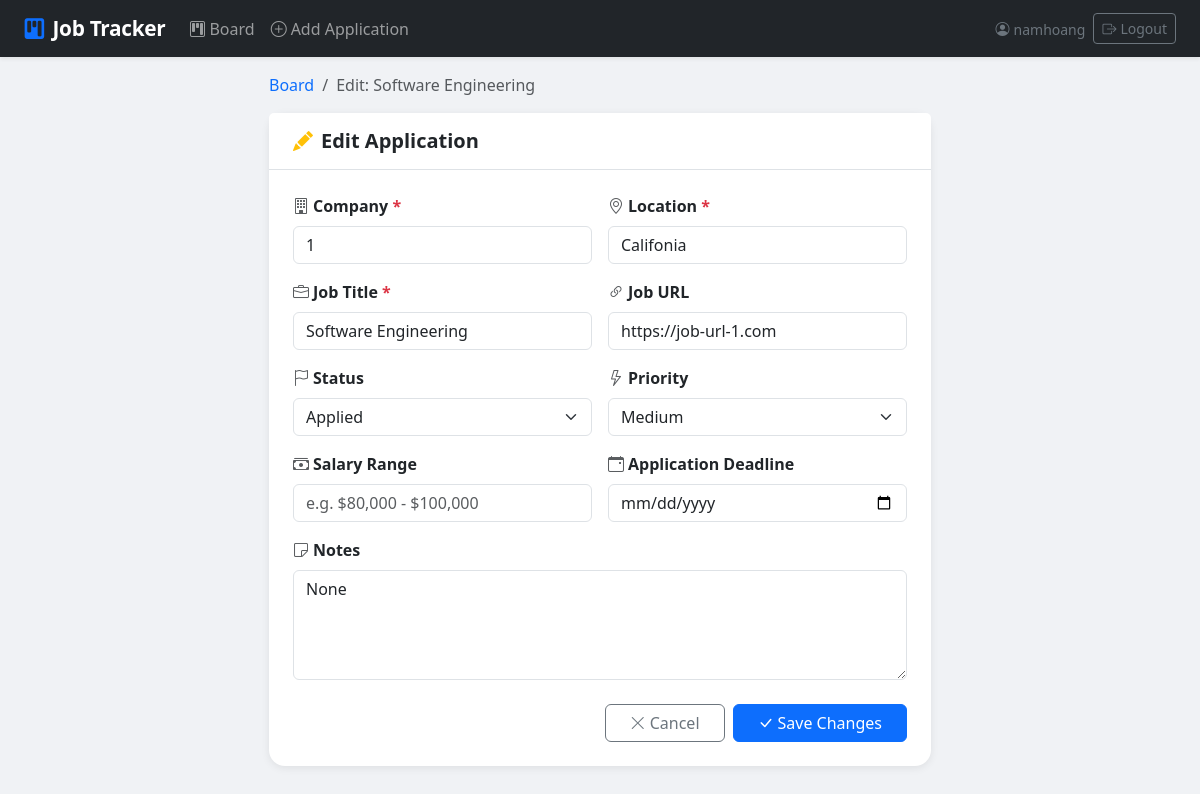
Before: /1/edit/ (signed in) with the older database file.
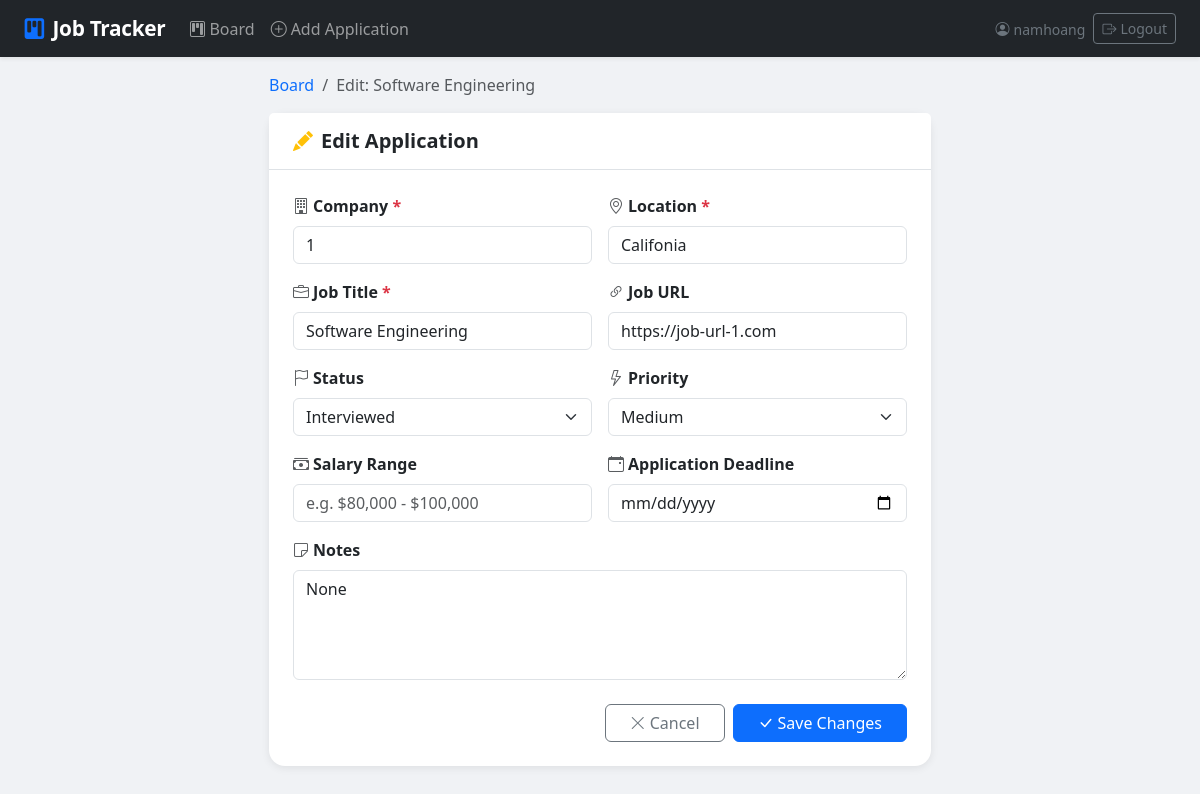
After: the same page with the newer database file.
### applications/models.py (models this page shows, shortened)
class Application(models.Model):
    STATUS_CHOICES = [
        ('APPLIED', 'Applied'),
        ('INTERVIEWED', 'Interviewed'),
        ('OFFER', 'Offer'),
        ('REJECTED', 'Rejected'),
    ]
    PRIORITY_CHOICES = [
        ('LOW', 'Low'),
        ('MEDIUM', 'Medium'),
        ('HIGH', 'High'),
    ]
    user = models.ForeignKey(User, on_delete=models.CASCADE)
    company = models.CharField(max_length=255)
    location = models.CharField(max_length=255)
    job_title = models.CharField(max_length=255)
    job_url = models.URLField(blank=True, null=True)
    status = models.CharField(max_length=20, choices=STATUS_CHOICES, default='APPLIED')
    priority = models.CharField(max_length=10, choices=PRIORITY_CHOICES, default='MEDIUM')
    applied_at = models.DateTimeField(auto_now_add=True)
    deadline = models.DateField(blank=True, null=True)
    salary_range = models.CharField(max_length=100, blank=True, null=True)
    notes = models.TextField(blank=True, null=True)
    class Meta:
        ordering = ['-applied_at']

### applications/views.py (the view)
# urls.py: path('<int:pk>/edit/', views.application_edit, name='application_edit'),
@login_required
def application_edit(request, pk):
    application = get_object_or_404(Application, pk=pk, user=request.user)
    partial = _wants_partial(request)
    if request.method == 'POST':
        form = ApplicationForm(request.POST, instance=application)
        if form.is_valid():
            form.save()
            if partial:
                return JsonResponse({'success': True})
            messages.success(request, 'Application updated successfully!')
            return redirect('application_list')
        elif partial:
            return render(
                request,
                'applications/application_form_partial.html',
                {'form': form, 'action': 'Edit', 'form_action': reverse('application_edit', args=[pk])},
                status=422,
            )
    else:
        form = ApplicationForm(instance=application)
    if partial:
        return render(
            request,
            'applications/application_form_partial.html',
            {'form': form, 'action': 'Edit', 'form_action': reverse('application_edit', args=[pk])},
        )
    return render(request, 'applications/application_form.html', {
        'form': form,
        'action': 'Edit',
        'page_title': f'Edit: {application.job_title}',
        'application': application,
    })

### applications/views.py (called while the page is built)
def _wants_partial(request):
    return (
        request.GET.get('partial') == '1'
        or request.POST.get('partial') == '1'
    )

### applications/templates/applications/application_form.html (shortened to what this page needs)
{% extends "applications/base.html" %}
{% block content %}
<div class="row justify-content-center">
  <div class="col-12 col-lg-7">
    <nav aria-label="breadcrumb" class="mb-3">
      <ol class="breadcrumb">
        <li class="breadcrumb-item"><a href="{% url 'application_list' %}" class="text-decoration-none">Board</a></li>
        <li class="breadcrumb-item active">{{ page_title }}</li>
      </ol>
    </nav>
    <div class="card form-page-card">
      <div class="card-header bg-white border-bottom py-3 px-4">
        <h5 class="mb-0 fw-bold">
          {% if action == 'Create' %}
          <i class="bi bi-plus-circle-fill text-primary me-2"></i>Add New Application
          {% else %}
          <i class="bi bi-pencil-fill text-warning me-2"></i>Edit Application
          {% endif %}
        </h5>
      </div>
      <div class="card-body p-4">
        <form method="post" novalidate>
          <div class="row g-3 mb-3">
            <div class="col-md-6">
              <label class="form-label fw-semibold">
                <i class="bi bi-building me-1 text-muted"></i>Company <span class="text-danger">*</span>
              </label>
              {{ form.company }}
            </div>
            <div class="col-md-6">
              <label class="form-label fw-semibold">
                <i class="bi bi-geo-alt me-1 text-muted"></i>Location <span class="text-danger">*</span>
              </label>
              {{ form.location }}
            </div>
          </div>
          <div class="row g-3 mb-3">
            <div class="col-md-6">
              <label class="form-label fw-semibold">
                <i class="bi bi-briefcase me-1 text-muted"></i>Job Title <span class="text-danger">*</span>
              </label>
              {{ form.job_title }}
            </div>
            <div class="col-md-6">
              <label class="form-label fw-semibold">
                <i class="bi bi-link-45deg me-1 text-muted"></i>Job URL
              </label>
              {{ form.job_url }}
            </div>
          </div>
          <div class="row g-3 mb-3">
            <div class="col-md-6">
              <label class="form-label fw-semibold">
                <i class="bi bi-flag me-1 text-muted"></i>Status
              </label>
              {{ form.status }}
            </div>
            <div class="col-md-6">
              <label class="form-label fw-semibold">
                <i class="bi bi-lightning me-1 text-muted"></i>Priority
              </label>
              {{ form.priority }}
            </div>
          </div>
          <div class="row g-3 mb-3">
            <div class="col-md-6">
              <label class="form-label fw-semibold">
                <i class="bi bi-cash-stack me-1 text-muted"></i>Salary Range
              </label>
              {{ form.salary_range }}
            </div>
            <div class="col-md-6">
              <label class="form-label fw-semibold">
                <i class="bi bi-calendar-event me-1 text-muted"></i>Application Deadline
              </label>
              {{ form.deadline }}
            </div>
          </div>
          <div class="mb-4">
            <label class="form-label fw-semibold">
              <i class="bi bi-sticky me-1 text-muted"></i>Notes
            </label>
            {{ form.notes }}
          </div>
          <div class="d-flex gap-2 justify-content-end">
            <a href="{% url 'application_list' %}" class="btn btn-outline-secondary px-4">
              <i class="bi bi-x-lg me-1"></i>Cancel
            </a>
            <button type="submit" class="btn btn-primary px-4">
              {% if action == 'Create' %}
              <i class="bi bi-plus-lg me-1"></i>Add Application
              {% else %}
              <i class="bi bi-check-lg me-1"></i>Save Changes
              {% endif %}
            </button>
          </div>
        </form>
      </div>
    </div>
  </div>
</div>
{% endblock %}

Changed rows visible on the page:
changed Application "Califonia": status "Applied" → "Interviewed"
